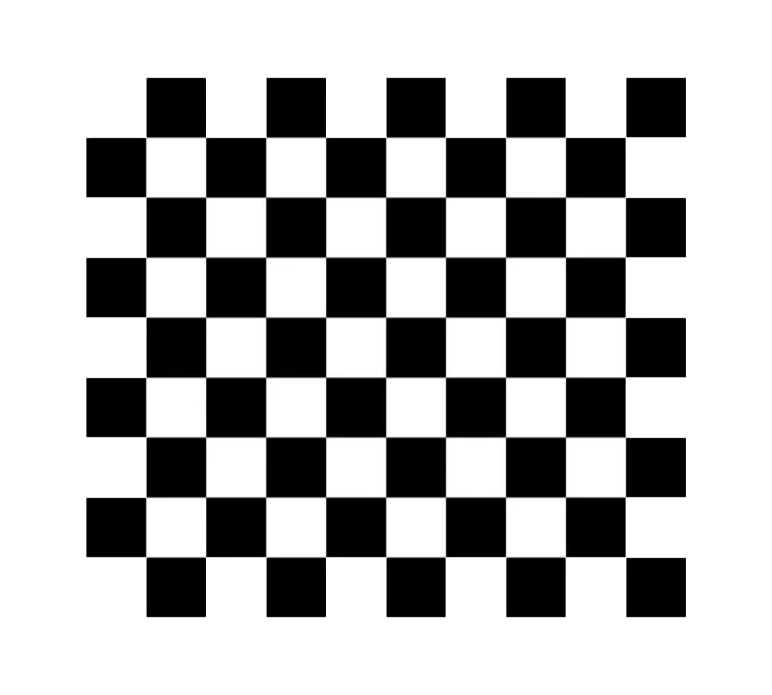
#> input picture AR_Video/chess.png, 772 x 695 px
$ python find3.py
#> lines starting #> are read from the running program, lines starting #| are printed output that depends on the picture; after the words box and inside, x2 and y2 are one past the last pixel; in counts of white or black regions, pixels touching at a corner belong together
import numpy as np
import cv2

img1 = cv2.imread('chess.png')
#> img1 is the input picture: shape (695, 772, 3); mean B, G, R 178.7, 178.7, 178.7
img_t = cv2.imread("tiger.jpeg")
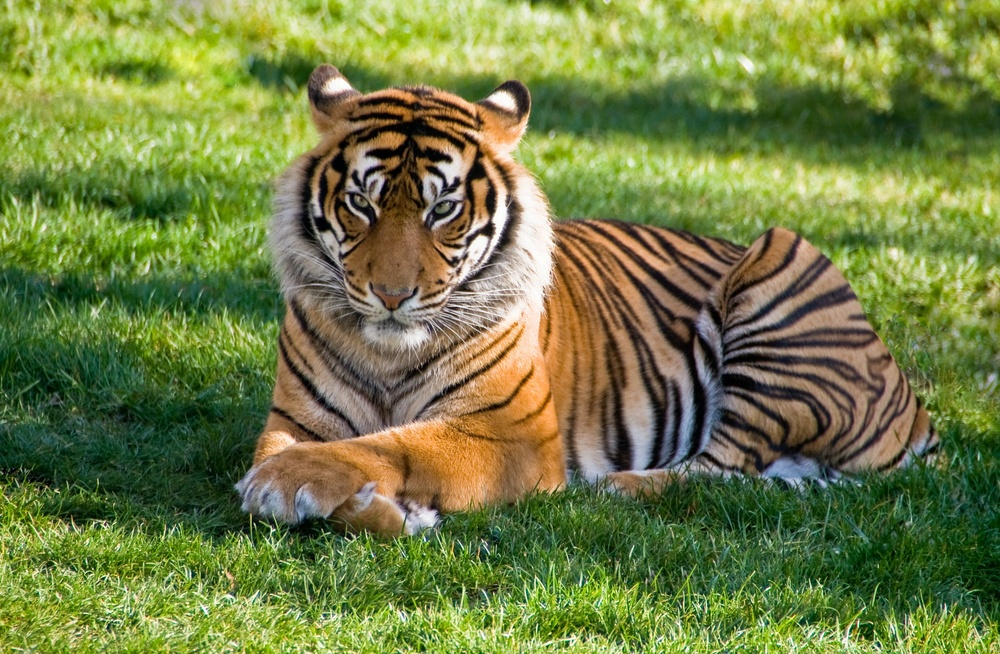
#> input picture AR_Video/tiger.jpeg, 1000 x 654 px, shrunk from 2292 x 1500 before the run
#> img_t is the input picture: shape (654, 1000, 3); mean B, G, R 68.1, 126.5, 114.6
img_t = cv2.resize(img_t, (int(img_t.shape[1] / 2), int(img_t.shape[0] / 2)))
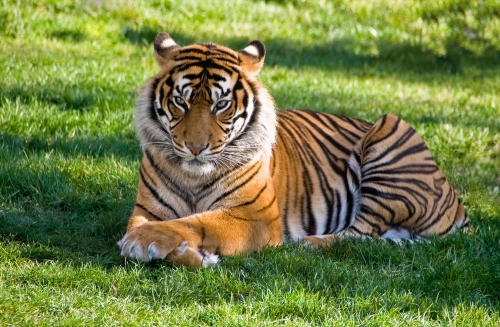
#> img_t: shape (327, 500, 3); mean B, G, R 68.2, 126.6, 114.8
img1 = cv2.resize(img1, (int(img1.shape[1] / 2), int(img1.shape[0] / 2)))
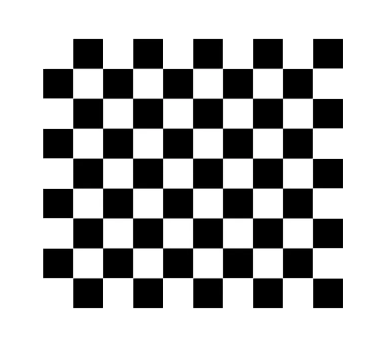
#> img1: shape (347, 386, 3); mean B, G, R 178.8, 178.8, 178.8

cap = cv2.VideoCapture(0)

sift = cv2.SIFT_create()
bf = cv2.BFMatcher(cv2.NORM_L2, crossCheck=True)

points2 = np.float32([
    [img_t.shape[1], 0],
    [0, 0],
    [0, img_t.shape[0]],
    [img_t.shape[1], img_t.shape[0]]
])
#> points2 = [[500, 0], [0, 0], [0, 327], [500, 327]]

while cap.isOpened():
    suc, img2 = cap.read()
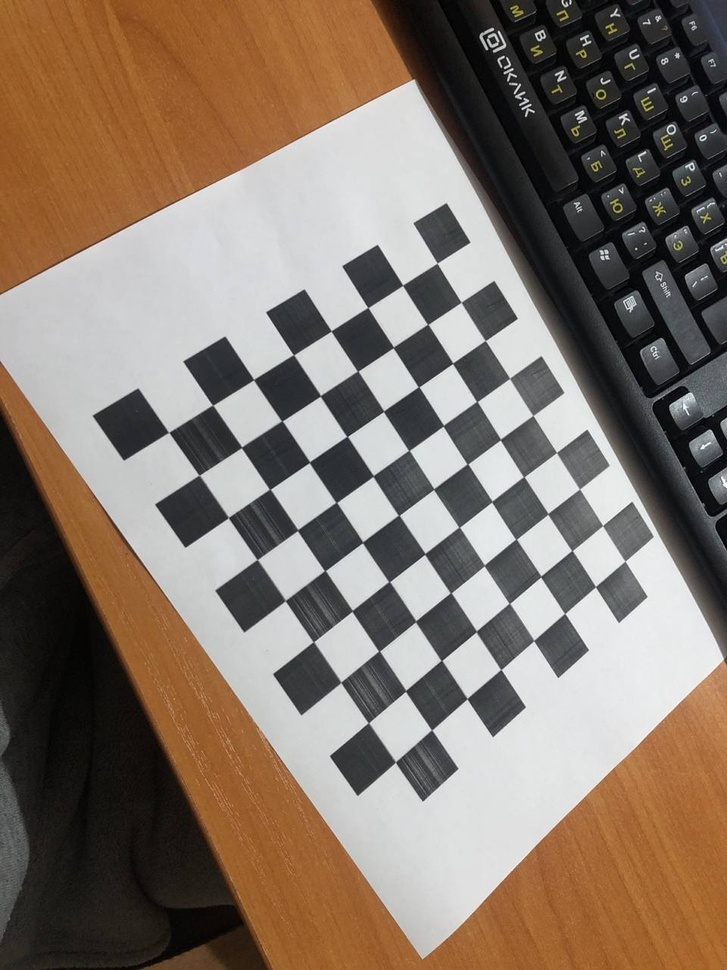
#> input picture AR_Video/test.jpg, 727 x 970 px, shrunk from 960 x 1280 before the run, given in place of the camera
#> img2 is the input picture: shape (970, 727, 3); mean B, G, R 104.5, 116.8, 131.4
    keypoints1, descriptors1 = sift.detectAndCompute(img1, None)
#> keypoints1 = 371 keypoints; strongest (x, y, size): (329, 53, 20.4), (329, 294, 20.4), (329, 173, 19.6), (56, 143, 19.5)
    keypoints2, descriptors2 = sift.detectAndCompute(img2, None)
#> keypoints2 = 1752 keypoints; strongest (x, y, size): (217, 368, 33.1), (371, 274, 29), (503, 57, 1.8), (297, 320, 31.1)

    matches = bf.match(descriptors1, descriptors2)
#> matches = 48 matches
    matches = sorted(matches, key=lambda x: x.distance)
    good_matches = matches[:100]
#> good_matches = 48 matches

    src_pts = np.float32([keypoints1[m.queryIdx].pt for m in good_matches]).reshape(-1, 1, 2)
#> src_pts = 48 rows, first 8: [99.85, 41.48], [71.33, 250.1], [191.4, 276.4], [279.7, 41.48], [161.4, 40.09], [71.38, 70.15], [71.33, 250.1], [308.7, 72.5]
    dst_pts = np.float32([keypoints2[m.trainIdx].pt for m in good_matches]).reshape(-1, 1, 2)
#> dst_pts = 48 rows, first 8: [465.5, 241.1], [436.9, 265.7], [436.5, 266.6], [465.5, 241.1], [344.2, 266.6], [436.5, 266.6], [436.9, 265.7], [487.2, 333.9]
    M, mask = cv2.findHomography(src_pts, dst_pts, cv2.RANSAC, 5.0)
#> M = [[-0.849, -1.27, 762.8], [-1.27, 0.565, 602.8], [-0.000151, -0.000402, 1]]; mask = 48 values, max 1 at index 8, min 0 at index 0, mean 0.271

    h, w = img1.shape[:2]
#> h = 347; w = 386
    pts = np.float32([[0, 0], [0, h - 1], [w - 1, h - 1], [w - 1, 0]]).reshape(-1, 1, 2)
#> pts = [[0, 0], [0, 346], [385, 346], [385, 0]]

    dst = cv2.perspectiveTransform(pts, M)
#> dst = [[762.8, 602.8], [374.3, 927.1], [-5.88, 385.3], [462.8, 120.9]]
    dst += (w, 0)
#> dst = [[1148.8, 602.8], [760.3, 927.1], [380.1, 385.3], [848.8, 120.9]]
    dst32 = np.int32(dst)
#> dst32 = [[1148, 602], [760, 927], [380, 385], [848, 120]]

    img3 = cv2.drawMatches(img1, keypoints1, img2, keypoints2, good_matches, None)
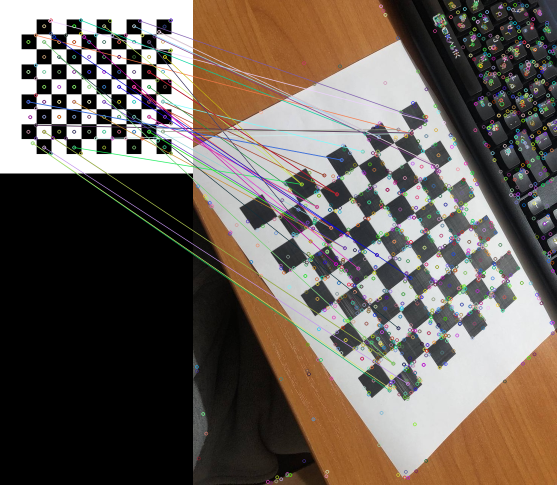
#> img3: shape (970, 1113, 3) (shown at 1/2 size); mean B, G, R 90.6, 98.3, 107.7
    img3 = cv2.polylines(img3, dst32, True, (0, 0, 255), 3, cv2.LINE_AA)
#> img3: shape (970, 1113, 3); 0.01% of pixels changed, all inside (x1, y1, x2, y2) = (377, 118, 852, 930)

    M = cv2.getPerspectiveTransform(points2, dst)
#> M = [[1.15, -1.24, 760.3], [-0.454, -1.74, 927.1], [0.000323, -0.000207, 1]]
    img_pers_t = cv2.warpPerspective(img_t, M, [img3.shape[1], img3.shape[0]])
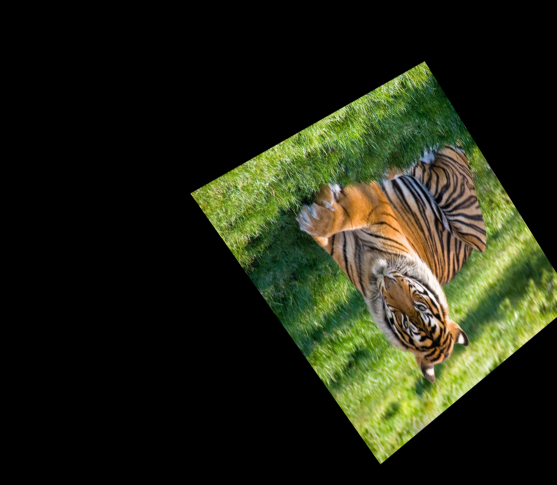
#> img_pers_t: shape (970, 1113, 3) (shown at 1/2 size); mean B, G, R 19.9, 37.2, 33.5

    mask = np.zeros(img_pers_t.shape, dtype=img_pers_t.dtype)
    mask = cv2.fillPoly(mask, dst32, (255))

    for i in range(0, img_pers_t.shape[0]):
        for j in range(0, img_pers_t.shape[1]):
            if mask[i, j][0] != 0:
                img3[i, j] = img_pers_t[i, j]
#> img3: shape (970, 1113, 3); mean B, G, R 90.6, 98.3, 107.7

    cv2.imshow("res", img3)
    cv2.waitKey(5)
